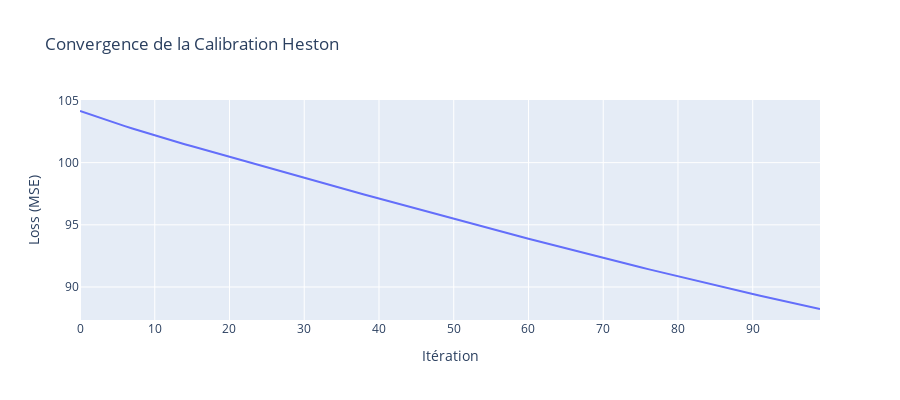

This figure's notebook cell:
### Markdown cell above
## 7. Calibration des Paramètres Heston (NN)

### Code cell
print(f"\n{'='*60}")
print(f"CALIBRATION DES PARAMÈTRES HESTON VIA RÉSEAU DE NEURONES")
print(f"{'='*60}\n")

calib, history = calibrate_heston_from_calls(
    calls_df,
    r=RF_RATE,
    q=DIV_YIELD,
    max_points=MAX_POINTS,
    max_iters=MAX_ITERS,
    lr=LR,
)

print(f"\n{'='*60}")
print("PARAMÈTRES HESTON CALIBRÉS")
print(f"{'='*60}")
for key, val in calib.items():
    print(f"  {key:6s} = {val:.6f}")
print(f"{'='*60}\n")

# Plot de la convergence
fig_loss = go.Figure()
fig_loss.add_trace(go.Scatter(y=history, mode='lines', name='Loss'))
fig_loss.update_layout(
    title="Convergence de la Calibration Heston",
    xaxis_title="Itération",
    yaxis_title="Loss (MSE)",
    height=400
)
fig_loss.show()

### Figure 1 — Plotly figure (JSON) as saved in the notebook; plotly's stock layout.template omitted (floating-point values rounded to 4 significant figures)
{"data": [{"mode": "lines", "name": "Loss", "type": "scatter", "y": [104.2, 103.9, 103.7, 103.5, 103.3, 103.1, 102.9, 102.7, 102.6, 102.4, 102.2, 102.0, 101.8, 101.7, 101.5, 101.3, 101.1, 101.0, 100.8, 100.6, 100.5, 100.3, 100.1, 99.96, 99.79, 99.62, 99.45, 99.28, 99.11, 98.94, 98.77, 98.6, 98.44, 98.27, 98.1, 97.94, 97.77, 97.6, 97.44, 97.27, 97.11, 96.94, 96.78, 96.61, 96.45, 96.29, 96.12, 95.96, 95.8, 95.64, 95.47, 95.31, 95.15, 94.99, 94.83, 94.67, 94.51, 94.35, 94.19, 94.04, 93.88, 93.72, 93.56, 93.41, 93.25, 93.1, 92.95, 92.79, 92.64, 92.49, 92.34, 92.18, 92.03, 91.88, 91.74, 91.59, 91.44, 91.29, 91.15, 91.0, 90.86, 90.71, 90.57, 90.42, 90.28, 90.14, 90.0, 89.86, 89.72, 89.58, 89.44, 89.3, 89.17, 89.03, 88.9, 88.76, 88.63, 88.5, 88.36, 88.23]}], "layout": {"height": 400, "title": {"text": "Convergence de la Calibration Heston"}, "xaxis": {"title": {"text": "Itération"}}, "yaxis": {"title": {"text": "Loss (MSE)"}}}}
